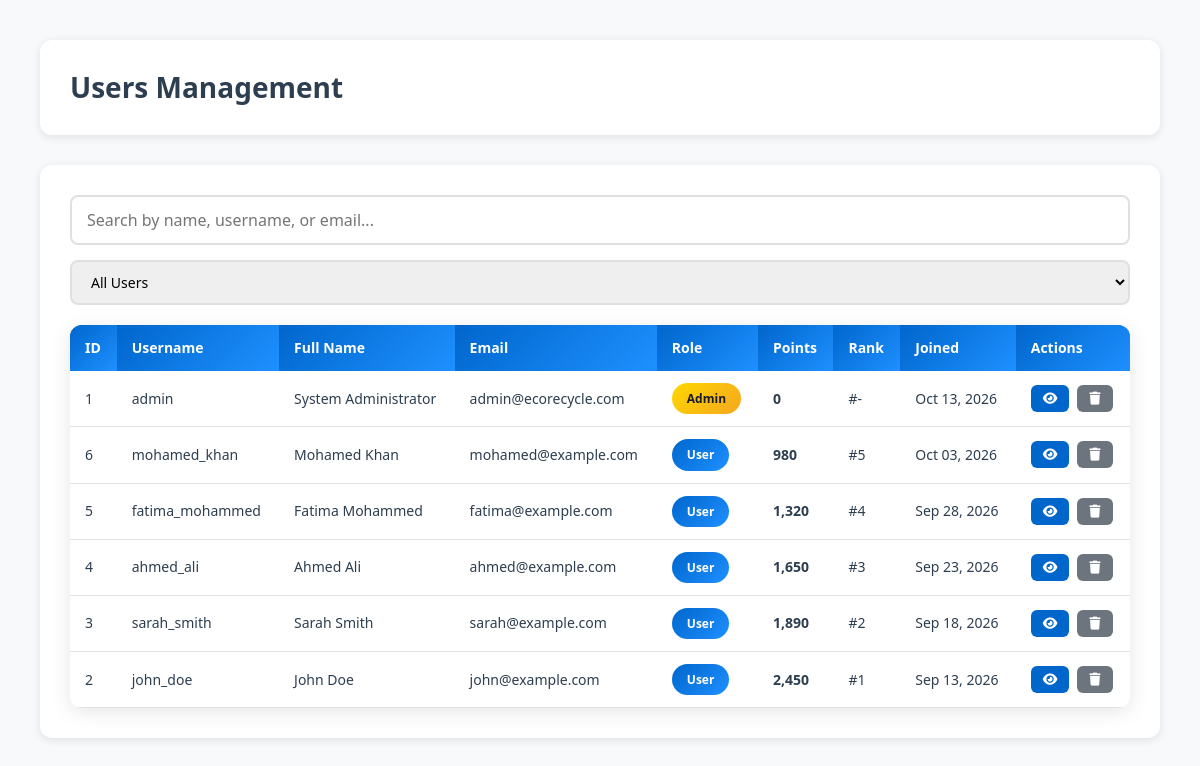
The page /admin/users.php (signed in) on the database its author committed.
### tables this page shows
CREATE TABLE users (
    id INT AUTO_INCREMENT PRIMARY KEY,
    username VARCHAR(50) UNIQUE NOT NULL,
    email VARCHAR(100) UNIQUE NOT NULL,
    password VARCHAR(255) NOT NULL,
    full_name VARCHAR(100) NOT NULL,
    phone VARCHAR(20),
    address TEXT,
    role ENUM('user', 'admin') DEFAULT 'user',
    points INT DEFAULT 0,
    rank INT DEFAULT 0,
    profile_image VARCHAR(255) DEFAULT 'default-avatar.png',
    verified TINYINT(1) DEFAULT 0,
    created_at TIMESTAMP DEFAULT CURRENT_TIMESTAMP,
    updated_at TIMESTAMP DEFAULT CURRENT_TIMESTAMP ON UPDATE CURRENT_TIMESTAMP
);

### admin/users.php (the view, shortened to what this page needs)
<?php
require_once '../includes/dashboard_header.php';
$search = isset($_GET['search']) ? sanitizeInput($_GET['search']) : '';
$filter = isset($_GET['filter']) ? sanitizeInput($_GET['filter']) : 'all';
$query = "SELECT * FROM users WHERE 1=1";
$query .= " ORDER BY created_at DESC";
$users = $conn->query($query);
?>
<div class="admin-layout">
    <main class="admin-content">
        <div class="admin-header">
            <h1>Users Management</h1>
        </div>
        <div class="admin-card">
            <div class="filters-bar">
                <input type="text" class="filter-input" placeholder="Search by name, username, or email..." value="<?php echo htmlspecialchars($search); ?>" onchange="window.location.href='?search=' + this.value + '&filter=<?php echo $filter; ?>'">
                <select class="filter-input" onchange="window.location.href='?search=<?php echo $search; ?>&filter=' + this.value">
                    <option value="all" <?php echo $filter === 'all' ? 'selected' : ''; ?>>All Users</option>
                </select>
            </div>
            <?php if ($users->num_rows > 0): ?>
                <table class="admin-table">
                    <thead>
                        <tr>
                            <th>ID</th>
                            <th>Username</th>
                            <th>Full Name</th>
                            <th>Email</th>
                            <th>Role</th>
                            <th>Points</th>
                            <th>Rank</th>
                            <th>Joined</th>
                            <th>Actions</th>
                        </tr>
                    </thead>
                    <tbody>
                        <?php while($user = $users->fetch_assoc()): ?>
                            <tr>
                                <td><?php echo $user['id']; ?></td>
                                <td><?php echo htmlspecialchars($user['username']); ?></td>
                                <td><?php echo htmlspecialchars($user['full_name']); ?></td>
                                <td><?php echo htmlspecialchars($user['email']); ?></td>
                                <td>
                                    <span class="badge badge-<?php echo $user['role'] === 'admin' ? 'gold' : 'blue'; ?>">
                                        <?php echo ucfirst($user['role']); ?>
                                    </span>
                                </td>
                                <td><strong><?php echo number_format($user['points']); ?></strong></td>
                                <td>#<?php echo $user['rank'] ?: '-'; ?></td>
                                <td><?php echo date('M d, Y', strtotime($user['created_at'])); ?></td>
                                <td>
                                    <div class="admin-actions">
                                        <button class="admin-btn-sm admin-btn-edit">
                                            <i class="fas fa-eye"></i>
                                        </button>
                                        <button class="admin-btn-sm admin-btn-delete">
                                            <i class="fas fa-trash"></i>
                                        </button>
                                    </div>
                                </td>
                            </tr>
                        <?php endwhile; ?>
                    </tbody>
                </table>
            <?php else: ?>
                <p style="text-align: center; color: var(--text-light); padding: 40px 0;">No users found</p>
            <?php endif; ?>
        </div>
    </main>
</div>
</body>
</html>

### assets/css/global.css (style rules this page uses)
* { margin: 0; padding: 0; box-sizing: border-box; }
:root { --primary-gold: #FFD700; --secondary-gold: #F4A720; --primary-blue: #0066CC; --secondary-blue: #1E90FF; --dark-blue: #003D82; --accent-green: #28A745; --accent-purple: #6F42C1; --dark-bg: #1A1A2E; --light-bg: #F8F9FA; --white: #FFFFFF; --text-dark: #2C3E50; --text-light: #6C757D; --shadow: rgba(0, 0, 0, 0.1); --gradient-gold: linear-gradient(135deg, #FFD700 0%, #F4A720 100%); --gradient-blue: linear-gradient(135deg, #0066CC 0%, #1E90FF 100%); --gradient-mixed: linear-gradient(135deg, #FFD700 0%, #0066CC 50%, #6F42C1 100%); }
body { font-family: 'Segoe UI', Tahoma, Geneva, Verdana, sans-serif; background-color: var(--light-bg); color: var(--text-dark); line-height: 1.6; margin: 0; padding: 0; overflow-x: hidden; }
.badge { padding: 6px 15px; border-radius: 20px; font-size: 12px; font-weight: 600; display: inline-block; }
.badge-gold { background: var(--gradient-gold); color: var(--dark-bg); }
.badge-blue { background: var(--gradient-blue); color: var(--white); }
input[type="text"], input[type="email"], input[type="password"], input[type="number"], input[type="date"], select, textarea { width: 100%; padding: 12px 15px; border: 2px solid #E0E0E0; border-radius: 8px; font-size: 16px; transition: all 0.3s ease; font-family: inherit; }
table { width: 100%; border-collapse: collapse; background: var(--white); border-radius: 12px; overflow: hidden; box-shadow: 0 4px 20px var(--shadow); }
th { background: var(--gradient-blue); color: var(--white); padding: 15px; text-align: left; font-weight: 600; }
td { padding: 15px; border-bottom: 1px solid #E0E0E0; }

### assets/css/admin.css (style rules this page uses)
.admin-layout { display: grid; grid-template-columns: 280px 1fr; min-height: 100vh; gap: 0; }
.admin-content { background: var(--light-bg); padding: 40px; margin-left: 280px; }
.admin-header { background: var(--white); padding: 25px 30px; border-radius: 12px; box-shadow: 0 2px 10px var(--shadow); margin-bottom: 30px; display: flex; justify-content: space-between; align-items: center; }
.admin-header h1 { font-size: 28px; font-weight: 700; color: var(--text-dark); }
.admin-card { background: var(--white); border-radius: 12px; padding: 30px; box-shadow: 0 2px 10px var(--shadow); margin-bottom: 25px; }
.admin-table { width: 100%; margin-top: 20px; }
.admin-table thead tr { background: var(--gradient-blue); }
.admin-table th { padding: 12px 15px; text-align: left; font-weight: 600; font-size: 14px; color: var(--white); }
.admin-table td { padding: 12px 15px; font-size: 14px; }
.admin-actions { display: flex; gap: 8px; }
.admin-btn-sm { padding: 6px 12px; border-radius: 6px; font-size: 13px; border: none; cursor: pointer; transition: all 0.3s ease; }
.admin-btn-edit { background: var(--primary-blue); color: var(--white); }
.admin-btn-delete { background: #6C757D; color: var(--white); }
.filters-bar { display: flex; gap: 15px; margin-bottom: 20px; flex-wrap: wrap; }
.filter-input { padding: 10px 15px; border: 2px solid #E0E0E0; border-radius: 8px; font-size: 14px; }
@media (max-width: 1200px) { .admin-layout { grid-template-columns: 1fr; } }
@media (max-width: 1200px) { .admin-content { margin-left: 0; } }

### includes/dashboard_header.php (style rules this page uses)
body { margin: 0; padding: 0; overflow-x: hidden; }

### rows shown on the page
users: id "1", username "admin", full_name "System Administrator", email "admin@ecorecycle.com", role "Admin", points "0", rank "-", created_at "Oct 13, 2026"
users: id "6", username "mohamed_khan", full_name "Mohamed Khan", email "mohamed@example.com", role "User", points "980", rank "5", created_at "Oct 03, 2026"
users: id "5", username "fatima_mohammed", full_name "Fatima Mohammed", email "fatima@example.com", role "User", points "1,320", rank "4", created_at "Sep 28, 2026"
users: id "4", username "ahmed_ali", full_name "Ahmed Ali", email "ahmed@example.com", role "User", points "1,650", rank "3", created_at "Sep 23, 2026"
users: id "3", username "sarah_smith", full_name "Sarah Smith", email "sarah@example.com", role "User", points "1,890", rank "2", created_at "Sep 18, 2026"
users: id "2", username "john_doe", full_name "John Doe", email "john@example.com", role "User", points "2,450", rank "1", created_at "Sep 13, 2026"
